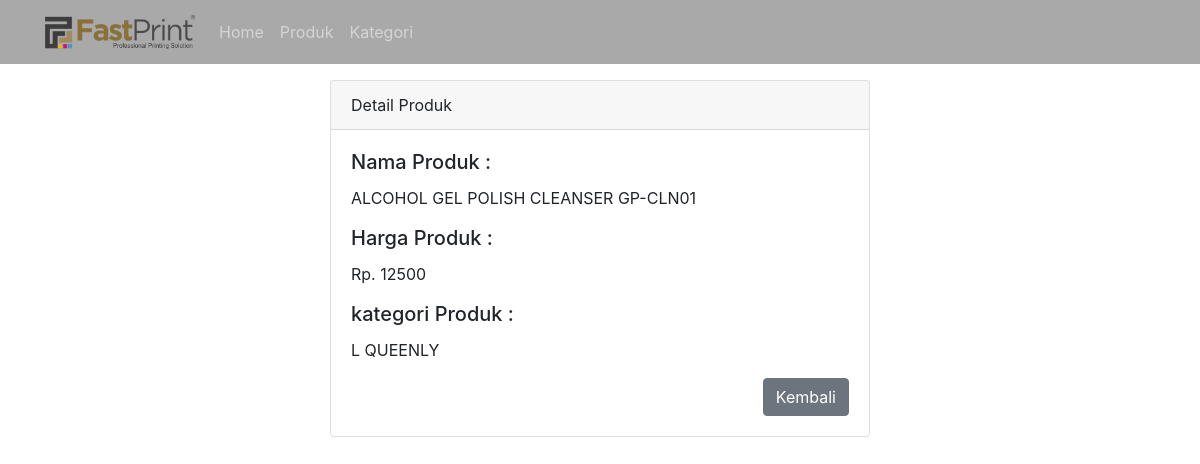
Screenshot of /C_Product/show/1 with the database file from the repository.
### tables this page shows
CREATE TABLE `produk` (
  `id_produk` int(11) NOT NULL,
  `nama_produk` varchar(225) NOT NULL,
  `harga` varchar(225) NOT NULL,
  `kategori_id` int(11) NOT NULL,
  `status_id` int(11) NOT NULL
);

CREATE TABLE `satuan` (
  `id_satuan` int(11) NOT NULL,
  `nama_satuan` varchar(225) NOT NULL
);

### application/controllers/C_Product.php (called while the page is built, shortened)
<?php
class C_Product extends CI_Controller
{
	public  function __construct()
	{
		$this->load->model('M_Product');
		$this->load->model('M_Category');
		$this->load->model('M_Status');
	}
	public function show($id)
	{
		$data['title'] = 'Halaman Detail Produk';
		$data['produk'] = $this->M_Product->getDataByIdUsr($id);
		$this->load->view('Templates/header', $data);
		$this->load->view('V_Product/detail', $data);
		$this->load->view('Templates/footer');
	}
}

### index.php (called while the page is built, shortened)
<?php
require_once BASEPATH . 'core/CodeIgniter.php';

### application/models/M_Product.php (called while the page is built, shortened)
<?php
class M_Product extends CI_model
{
	public function getDataByIdUsr($id)
	{
		$this->db->where('id_produk', $id);
		$this->db->where('status_id', 1);
		$this->db->join('satuan', 'produk.kategori_id=satuan.id_satuan');
		$this->db->join('status', 'produk.status_id=status.id_status');
		return $this->db->get('produk')->row_array();
	}
}

### application/views/V_Product/detail.php (the view)
<div class="container">
	<div class="row mt-3">
		<div class="col-md-6 mx-auto">
			<div class="card">
				<div class="card-header">
					Detail Produk
				</div>
				<div class="card-body">
					<form>
						<div class="form-group">
							<h5 class="card-title" for="namaproduk">Nama Produk : </h5>
							<p class="card-text"><?= $produk['nama_produk']; ?></p>
						</div>
						<div class="form-group">
							<h5 class="card-title" for="harga">Harga Produk : </h5>
							<p class="card-text">Rp. <?= $produk['harga']; ?></p>
						</div>
						<div class="form-group">
							<h5 class="card-title" for="kategori">kategori Produk : </h5>
							<p class="card-text"><?= $produk['nama_satuan']; ?></p>
						</div>
						<a href="<?= base_url(); ?>/C_Home" class="btn btn-secondary float-right">Kembali</a>
					</form>
				</div>
			</div>
		</div>
	</div>
</div>

### rows the page displays
produk: nama_produk "ALCOHOL GEL POLISH CLEANSER GP-CLN01", harga "12500", kategori.nama_satuan "L QUEENLY"
